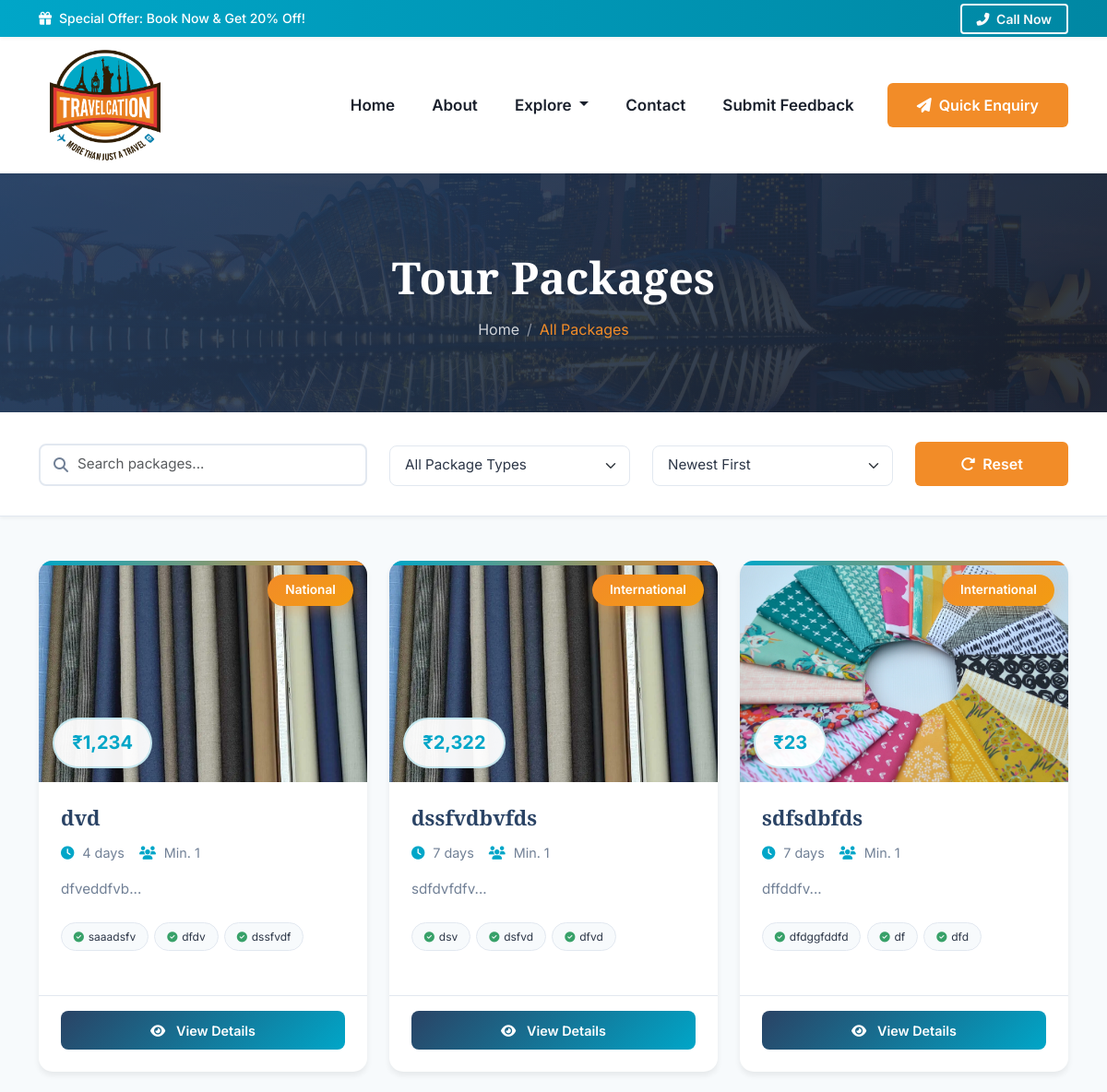
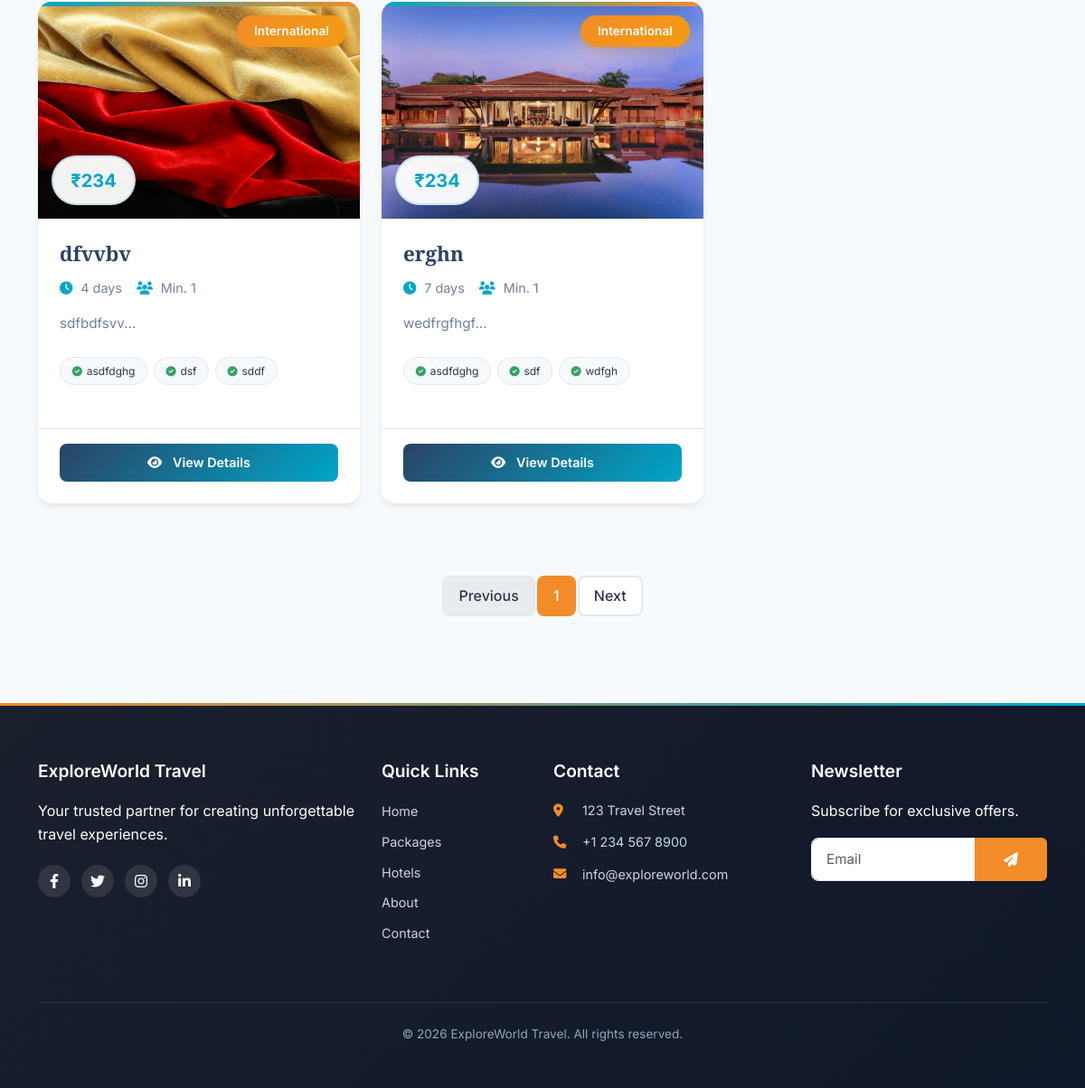
The page /packages.php on the database its author committed (2 pictures, top to bottom).
### tables this page shows
CREATE TABLE `tour_packages` (
  `id` int(11) NOT NULL,
  `destination_id` int(11) NOT NULL,
  `title` varchar(255) NOT NULL,
  `description` text NOT NULL,
  `locations_covered` text DEFAULT NULL,
  `price` int(11) NOT NULL,
  `price_type` enum('fixed','starting_from') DEFAULT 'fixed',
  `min_people` int(11) DEFAULT 1,
  `image` varchar(255) NOT NULL,
  `package_type` enum('National','International') NOT NULL,
  `duration` varchar(50) NOT NULL,
  `days` int(11) DEFAULT NULL,
  `nights` int(11) DEFAULT NULL,
  `features` text DEFAULT NULL,
  `inclusions` text DEFAULT NULL,
  `status` tinyint(1) DEFAULT 1,
  `created_at` timestamp NOT NULL DEFAULT current_timestamp()
);

### packages.php (the view, shortened to what this page needs)
<?php
require_once __DIR__ . '/config/config.php';
$stmt = $pdo->query("
    SELECT * FROM tour_packages
    WHERE status = 'Active'
    ORDER BY id DESC
");
$packages = $stmt->fetchAll(PDO::FETCH_ASSOC);
?>
<!DOCTYPE html>
<html lang="en">
<head>
    <link href="https://cdn.jsdelivr.net/npm/bootstrap@5.3.0/dist/css/bootstrap.min.css" rel="stylesheet">
    <link href="https://cdnjs.cloudflare.com/ajax/libs/font-awesome/6.4.0/css/all.min.css" rel="stylesheet">
    <link rel="stylesheet" href="https://cdnjs.cloudflare.com/ajax/libs/animate.css/4.1.1/animate.min.css">
    <link rel="stylesheet" href="https://cdn.jsdelivr.net/npm/swiper@10/swiper-bundle.min.css">
</head>
<body>
<div class="top-cta" id="topCta">
    <div class="container d-flex justify-content-between align-items-center">
        <span>
            <i class="fas fa-gift me-2"></i>Special Offer: Book Now & Get 20% Off!
        </span>
        <a href="tel:+919033186905" class="btn btn-sm btn-outline-light">
            <i class="fas fa-phone-alt me-1"></i> Call Now
        </a>
    </div>
</div>
<nav class="navbar navbar-expand-lg navbar-light fixed-top">
    <div class="container">
        <a class="navbar-brand" href="index.php">
            <img src="uploads/lg-tra (1).png" alt="ExploreWorld Travel" class="img-fluid" style="width: 120px; height: 120px;">
        </a>
        <div class="collapse navbar-collapse" id="navbarNav">
        <ul class="navbar-nav ms-auto">
                      <li class="nav-item">
                          <a class="nav-link" href="home.php">Home</a>
                      </li>
                      <li class="nav-item">
                          <a class="nav-link" href="aboutus.php">About</a>
                      </li>
                      <li class="nav-item dropdown">
                        <a class="nav-link dropdown-toggle" href="#" id="navbarDropdownMenuLink123" data-toggle="dropdown" aria-haspopup="true" aria-expanded="false">
                        Explore
                        </a>
                    </li>
                      <li class="nav-item">
                          <a class="nav-link" href="home.php#contact-section">Contact</a>
                      </li>
                      <li class="nav-item">
                        <a class="nav-link" href="submit_feedback.php">Submit Feedback</a>
                    </li>
                  </ul>
            <button class="btn btn-primary ms-lg-3 mt-3 mt-lg-0" data-bs-toggle="modal" data-bs-target="#enquiryModal">
                <i class="fas fa-paper-plane me-2"></i>Quick Enquiry
            </button>
        </div>
    </div>
</nav>
<section class="page-header">
    <div class="container">
        <div class="row">
            <div class="col-12 text-center">
                <h1 class="page-title animate__animated animate__fadeInDown">Tour Packages</h1>
                <nav aria-label="breadcrumb">
                    <ol class="breadcrumb page-breadcrumb justify-content-center">
                        <li class="breadcrumb-item"><a href="index.php">Home</a></li>
                        <li class="breadcrumb-item active" aria-current="page">All Packages</li>
                    </ol>
                </nav>
            </div>
        </div>
    </div>
</section>
<section class="filters-section">
    <div class="container">
        <div class="row align-items-end">
            <div class="col-lg-4 col-md-6">
                <div class="search-box">
                    <i class="fas fa-search"></i>
                    <input type="text" id="searchInput" placeholder="Search packages..." class="form-control">
                </div>
            </div>
            <div class="col-lg-3 col-md-6">
                <select class="form-select filter-select" id="typeFilter">
                    <option value="">All Package Types</option>
                </select>
            </div>
            <div class="col-lg-3 col-md-6">
                <select class="form-select filter-select" id="sortFilter">
                    <option value="newest">Newest First</option>
                </select>
            </div>
            <div class="col-lg-2 col-md-6">
                <button class="btn btn-primary w-100" id="resetFilters">
                    <i class="fas fa-redo-alt me-2"></i>Reset
                </button>
            </div>
        </div>
    </div>
</section>
<section class="packages-grid" id="packages-grid">
    <div class="container">
        <?php if (empty($packages)): ?>
            <div class="empty-state">
                <i class="fas fa-suitcase-rolling"></i>
                <h3>No Packages Found</h3>
                <p>We couldn't find any tour packages at the moment. Please check back later.</p>
                <a href="index.php" class="btn btn-primary">Return to Home</a>
            </div>
        <?php else: ?>
            <div class="row g-4" id="packagesContainer">
                <?php foreach ($packages as $pkg):
                    $features = [];
                    if (isset($pkg['features']) && !empty($pkg['features'])) {
                        $featuresRaw = $pkg['features'];
                        if (strpos($featuresRaw, '[') === 0) {
                            $features = json_decode($featuresRaw, true) ?? [];
                        } else {
                            $features = array_map('trim', explode(',', $featuresRaw));
                        }
                    }
                    $features = array_slice($features, 0, 3);
                ?>
                    <div class="col-lg-4 col-md-6 package-item"
                         data-type="<?= htmlspecialchars($pkg['package_type'] ?? '') ?>"
                         data-price="<?= $pkg['price'] ?>"
                         data-name="<?= htmlspecialchars($pkg['title']) ?>">
                        <div class="package-card">
                            <div class="card-img-container">
                                <img src="uploads/<?= htmlspecialchars($pkg['image']) ?>"
                                     alt="<?= htmlspecialchars($pkg['title']) ?>">
                                <?php if (isset($pkg['package_type'])): ?>
                                    <div class="package-badge">
                                        <?= htmlspecialchars($pkg['package_type']) ?>
                                    </div>
                                <?php endif; ?>
                                <div class="package-price">
                                    ₹<?= number_format($pkg['price']) ?>
                                </div>
                            </div>
                            <div class="card-body">
                                <h3 class="card-title"><?= htmlspecialchars($pkg['title']) ?></h3>
                                <div class="package-meta">
                                    <?php if (isset($pkg['duration']) && !empty($pkg['duration'])): ?>
                                        <span><i class="fas fa-clock"></i> <?= htmlspecialchars($pkg['duration']) ?></span>
                                    <?php endif; ?>
                                    <?php if (isset($pkg['min_people']) && $pkg['min_people']): ?>
                                        <span><i class="fas fa-users"></i> Min. <?= $pkg['min_people'] ?></span>
                                    <?php endif; ?>
                                </div>
                                <p class="card-text">
                                    <?= htmlspecialchars(substr($pkg['description'], 0, 100)) ?>...
                                </p>
                                <?php if (!empty($features)): ?>
                                    <div class="feature-badges">
                                        <?php foreach ($features as $feature): ?>
                                            <span class="feature-badge">
                                                <i class="fas fa-check-circle"></i>
                                                <?= htmlspecialchars($feature) ?>
                                            </span>
                                        <?php endforeach; ?>
                                    </div>
                                <?php endif; ?>
                            </div>
                            <div class="card-footer">
                                <a href="package_details.php?id=<?= $pkg['id'] ?>" class="btn-card">
                                    <i class="fas fa-eye me-2"></i> View Details
                                </a>
                            </div>
                        </div>
                    </div>
                <?php endforeach; ?>
            </div>
            <div class="row mt-5">
                <div class="col-12">
                    <nav aria-label="Page navigation">
                        <ul class="pagination" id="pagination">
                            <li class="page-item disabled" id="prevPage">
                                <a class="page-link" href="#" tabindex="-1">Previous</a>
                            </li>
                            <li class="page-item active"><a class="page-link" href="#">1</a></li>
                            <li class="page-item" id="nextPage">
                                <a class="page-link" href="#">Next</a>
                            </li>
                        </ul>
                    </nav>
                </div>
            </div>
        <?php endif; ?>
    </div>
</section>
<footer>
    <div class="container">
        <div class="row g-4">
            <div class="col-lg-4 col-md-6">
                <h3 class="footer-title">ExploreWorld Travel</h3>
                <p>Your trusted partner for creating unforgettable travel experiences.</p>
                <div class="social-links">
                    <a href="#" class="social-link"><i class="fab fa-facebook-f"></i></a>
                    <a href="#" class="social-link"><i class="fab fa-twitter"></i></a>
                    <a href="#" class="social-link"><i class="fab fa-instagram"></i></a>
                    <a href="#" class="social-link"><i class="fab fa-linkedin-in"></i></a>
                </div>
            </div>
            <div class="col-lg-2 col-md-6">
                <h3 class="footer-title">Quick Links</h3>
                <ul class="footer-links">
                    <li><a href="index.php">Home</a></li>
                    <li><a href="all_packages.php">Packages</a></li>
                    <li><a href="all_hotels.php">Hotels</a></li>
                    <li><a href="about.php">About</a></li>
                    <li><a href="contact.php">Contact</a></li>
                </ul>
            </div>
            <div class="col-lg-3 col-md-6">
                <h3 class="footer-title">Contact</h3>
                <ul class="contact-info">
                    <li><i class="fas fa-map-marker-alt"></i> 123 Travel Street</li>
                    <li><i class="fas fa-phone"></i> +1 234 567 8900</li>
                    <li><i class="fas fa-envelope"></i> info@exploreworld.com</li>
                </ul>
            </div>
            <div class="col-lg-3 col-md-6">
                <h3 class="footer-title">Newsletter</h3>
                <p>Subscribe for exclusive offers.</p>
                <div class="input-group">
                    <input type="email" class="form-control" placeholder="Email">
                    <button class="btn btn-primary" type="button">
                        <i class="fas fa-paper-plane"></i>
                    </button>
                </div>
            </div>
        </div>
        <div class="copyright">
            <p>&copy; <?= date('Y') ?> ExploreWorld Travel. All rights reserved.</p>
        </div>
    </div>
</footer>
</body>
</html>

### rows shown on the page
tour_packages: image (picture), package_type "National", price "1,234", title "dvd", duration "4 days", min_people "1", description "dfveddfvb", features "saaadsfv", features "dfdv", features "dssfvdf"
tour_packages: image (picture), package_type "International", price "2,322", title "dssfvdbvfds", duration "7 days", min_people "1", description "sdfdvfdfv", features "dsv", features "dsfvd", features "dfvd"
tour_packages: image (picture), package_type "International", price "23", title "sdfsdbfds", duration "7 days", min_people "1", description "dffddfv", features "dfdggfddfd", features "df", features "dfd"
tour_packages: image (picture), package_type "International", price "234", title "dfvvbv", duration "4 days", min_people "1", description "sdfbdfsvv", features "asdfdghg", features "dsf", features "sddf"
tour_packages: image (picture), package_type "International", price "234", title "erghn", duration "7 days", min_people "1", description "wedfrgfhgf", features "asdfdghg", features "sdf", features "wdfgh"
